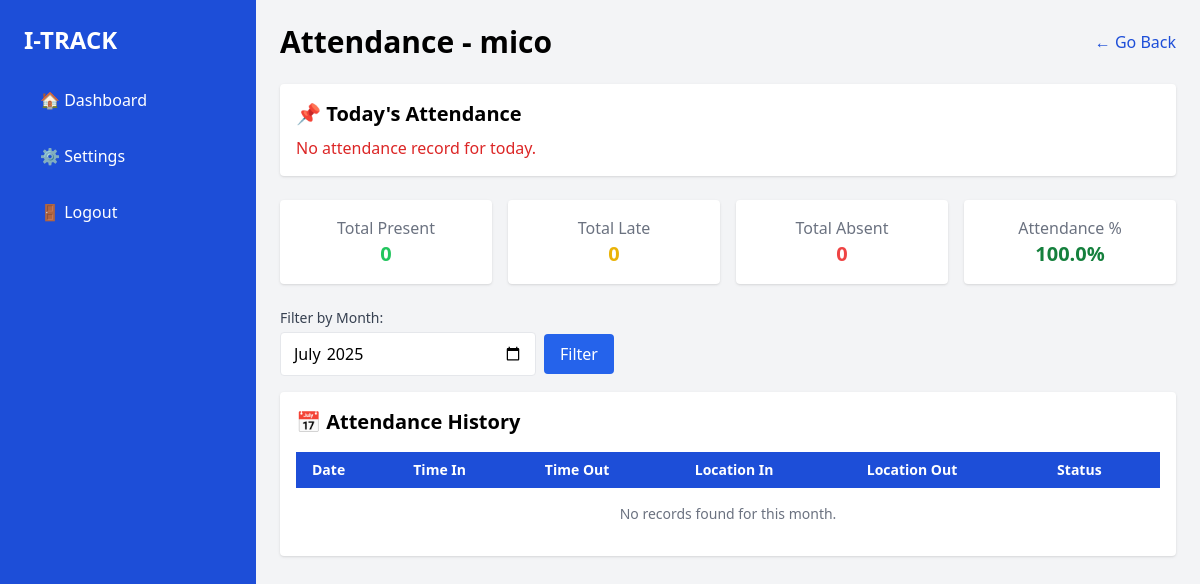
Before: /supervisor/interns/125/attendance/ (signed in) with the older database file.
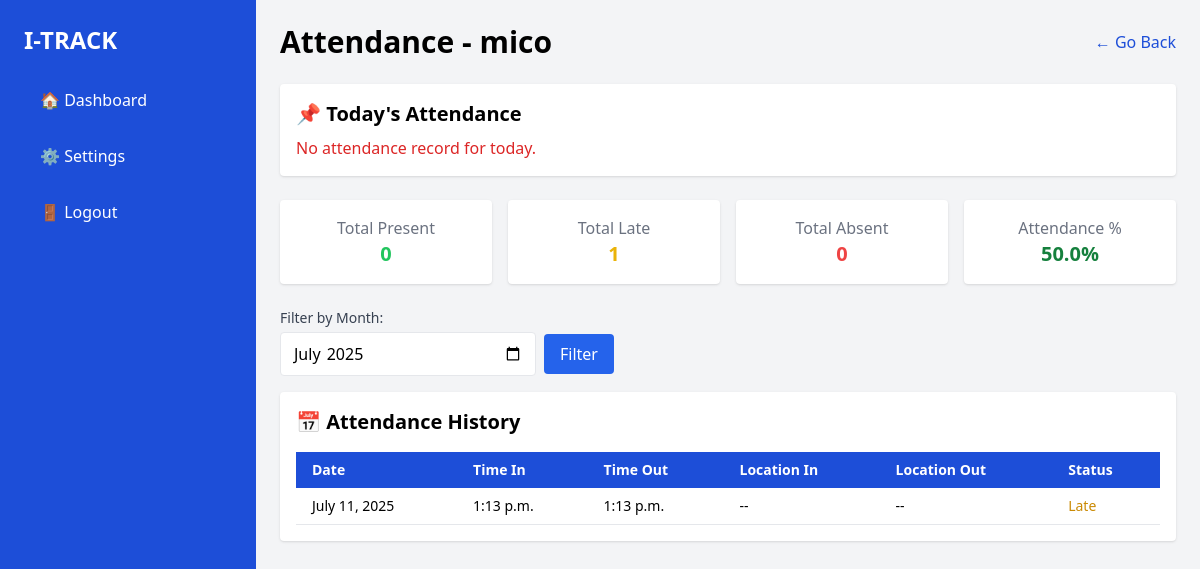
After: the same page with the newer database file.
### attendance/models.py (models this page shows, shortened)
class CustomUser(AbstractUser):
    ROLE_CHOICES = (
        ('supervisor', 'Supervisor'),
        ('intern', 'Intern'),
    )
    username = None  # <--- THIS REMOVES THE USERNAME FIELD
    email = models.EmailField(_('email address'), unique=True)
    role = models.CharField(max_length=20, choices=ROLE_CHOICES)
    student_id = models.CharField(max_length=20, unique=True, null=True, blank=True)  # Student ID field
    must_change_password = models.BooleanField(default=True)
    USERNAME_FIELD = 'email'
    REQUIRED_FIELDS = []
    objects = CustomUserManager()

class Attendance(models.Model):
    intern = models.ForeignKey(
        settings.AUTH_USER_MODEL,
        on_delete=models.CASCADE,
        limit_choices_to={'role': 'intern'}
    )
    date = models.DateField(default=timezone.now)
    time_in = models.TimeField(null=True, blank=True)
    time_out = models.TimeField(null=True, blank=True)
    location_in = models.CharField(max_length=255, blank=True)
    location_out = models.CharField(max_length=255, blank=True)
    STATUS_CHOICES = (
        ('Present', 'Present'),
        ('Late', 'Late'),
        ('Absent', 'Absent'),
    )
    status = models.CharField(max_length=10, choices=STATUS_CHOICES, default='Absent')
    class Meta:
        unique_together = ('intern', 'date')  # Prevent duplicate entries per day

### attendance/views.py (the view)
# urls.py: path('supervisor/interns/<int:intern_id>/attendance/', views.view_intern_attendance, name='view_intern_attendance'),
@login_required
def view_intern_attendance(request, intern_id):
    intern = get_object_or_404(CustomUser, id=intern_id, role='intern')
    course_student = CourseStudent.objects.filter(student=intern).first()
    course_id = course_student.course.id if course_student else None
    month = request.GET.get('month')
    if month:
        year, month_num = map(int, month.split('-'))
        attendance_records = Attendance.objects.filter(
            intern=intern,
            date__year=year,
            date__month=month_num
        ).order_by('-date')
    else:
        attendance_records = Attendance.objects.filter(intern=intern).order_by('-date')
    present_count = attendance_records.filter(status="Present").count()
    late_count = attendance_records.filter(status="Late").count()
    absent_count = attendance_records.filter(status="Absent").count()
    total = present_count + late_count + absent_count
    effective_attendance = present_count + (late_count * 0.5)
    attendance_percentage = round((effective_attendance / total) * 100, 2) if total > 0 else 100.0
    today = localdate()
    today_attendance = Attendance.objects.filter(intern=intern, date=today).first()
    return render(request, 'Supervisor/attendance-view.html', {
        'student': intern,
        'attendance_records': attendance_records,
        'present_count': present_count,
        'late_count': late_count,
        'absent_count': absent_count,
        'attendance_percentage': attendance_percentage,
        'current_month': month or timezone.now().strftime('%Y-%m'),
        'today_attendance': today_attendance,
    })

### attendance/templates/Supervisor/attendance-view.html (shortened to what this page needs)
{% load static %}
<!DOCTYPE html>
<html lang="en">
<head>
  <script src="https://cdn.tailwindcss.com"></script>
  <link rel="stylesheet" href="{% static 'assets/custom.css' %}">
</head>
<body class="bg-gray-100">
<div class="flex h-screen overflow-hidden">
  <aside id="sidebar" class="fixed lg:relative z-40 lg:z-auto top-0 left-0 w-64 h-full bg-blue-700 text-white p-6 transform -translate-x-full lg:translate-x-0 transition-transform duration-300 ease-in-out">
    <h2 class="text-2xl font-bold mb-6">I-TRACK</h2>
    <ul class="space-y-4">
      <li><a href="{% url 'supervisor_dashboard' %}" class="block py-2 px-4 rounded hover:bg-blue-600">🏠 Dashboard</a></li>
      <li><a href="#" class="block py-2 px-4 rounded hover:bg-blue-600">⚙️ Settings</a></li>
      <li><button onclick="openLogoutModal()" class="w-full text-left py-2 px-4 rounded hover:bg-red-600">🚪 Logout</button></li>
    </ul>
  </aside>
  <main class="flex-1 p-4 lg:p-6 overflow-y-auto transition-all duration-300">
  <div class="flex justify-between items-center mb-6">
    <h1 class="text-3xl font-bold">Attendance - {{ student.get_full_name }}</h1>
    <a href="#" id="backLink" class="text-blue-700 hover:underline">← Go Back</a>
  </div>
  {% if today_attendance %}
    <div class="bg-white p-4 rounded shadow mb-6">
      <h2 class="text-xl font-semibold mb-2">📌 Today's Attendance</h2>
      <p><strong>Status:</strong>
        {% if today_attendance.status == "Present" %}
          <span class="text-green-600 font-medium">{{ today_attendance.status }}</span>
        {% elif today_attendance.status == "Late" %}
          <span class="text-yellow-500 font-medium">{{ today_attendance.status }}</span>
        {% else %}
          <span class="text-red-600 font-medium">{{ today_attendance.status }}</span>
        {% endif %}
      </p>
      <p><strong>Time In:</strong> {{ today_attendance.time_in|default:"--" }}</p>
      <p><strong>Time Out:</strong> {{ today_attendance.time_out|default:"--" }}</p>
    </div>
  {% else %}
    <div class="bg-white p-4 rounded shadow mb-6">
      <h2 class="text-xl font-semibold mb-2">📌 Today's Attendance</h2>
      <p class="text-red-600">No attendance record for today.</p>
    </div>
  {% endif %}
  <div class="grid grid-cols-2 gap-4 mb-6 sm:grid-cols-2 md:grid-cols-4">
    <div class="bg-white p-4 rounded shadow text-center">
      <p class="text-gray-500">Total Present</p>
      <p class="text-xl text-green-500 font-bold">{{ present_count }}</p>
    </div>
    <div class="bg-white p-4 rounded shadow text-center">
      <p class="text-gray-500">Total Late</p>
      <p class="text-xl text-yellow-500 font-bold">{{ late_count }}</p>
    </div>
    <div class="bg-white p-4 rounded shadow text-center">
      <p class="text-gray-500">Total Absent</p>
      <p class="text-xl text-red-500 font-bold">{{ absent_count }}</p>
    </div>
    <div class="bg-white p-4 rounded shadow text-center">
      <p class="text-gray-500">Attendance %</p>
      <p class="text-xl text-green-700 font-bold">{{ attendance_percentage }}%</p>
    </div>
  </div>
    <form method="GET" class="mb-4">
      <label for="month" class="block text-sm font-medium text-gray-700 mb-1">Filter by Month:</label>
      <div class="flex flex-col sm:flex-row items-start sm:items-center gap-2">
        <input type="month" name="month" id="month" value="{{ current_month }}" class="border rounded px-3 py-2 w-full sm:w-64">
        <button type="submit" class="bg-blue-600 text-white px-4 py-2 rounded hover:bg-blue-700">Filter</button>
      </div>
    </form>
    <div class="bg-white p-4 rounded shadow">
      <h2 class="text-xl font-semibold mb-4">📅 Attendance History</h2>
      <div class="overflow-x-auto">
        <table class="min-w-full text-sm text-left">
          <thead class="bg-blue-700 text-white">
            <tr>
              <th class="py-2 px-4">Date</th>
              <th class="py-2 px-4">Time In</th>
              <th class="py-2 px-4">Time Out</th>
              <th class="py-2 px-4">Location In</th>
              <th class="py-2 px-4">Location Out</th>
              <th class="py-2 px-4">Status</th>
            </tr>
          </thead>
          <tbody>
            {% for record in attendance_records %}
              <tr class="border-b">
                <td class="py-2 px-4">{{ record.date }}</td>
                <td class="py-2 px-4">{{ record.time_in|default:"--" }}</td>
                <td class="py-2 px-4">{{ record.time_out|default:"--" }}</td>
                <td class="py-2 px-4">{{ record.location_in|default:"--" }}</td>
                <td class="py-2 px-4">{{ record.location_out|default:"--" }}</td>
                <td class="py-2 px-4">
                  {% if record.status == "Present" %}
                    <span class="text-green-600 font-medium">{{ record.status }}</span>
                  {% elif record.status == "Late" %}
                    <span class="text-yellow-600 font-medium">{{ record.status }}</span>
                  {% else %}
                    <span class="text-red-600 font-medium">{{ record.status }}</span>
                  {% endif %}
                </td>
              </tr>
            {% empty %}
              <tr>
                <td colspan="6" class="text-center py-4 text-gray-500">No records found for this month.</td>
              </tr>
            {% endfor %}
          </tbody>
        </table>
      </div>
    </div>
  </main>
</div>
</body>
</html>

Changed rows visible on the page:
added Attendance: date "July 11, 2025", time_in "1:13 p.m.", time_out "1:13 p.m.", location_in "--", location_out "--", status "Late"
Other visible differences:
{{ late_count }}: "0" → "1"
{{ attendance_percentage }}: "100.0" → "50.0"
text no longer shown: "No records found for this month."
